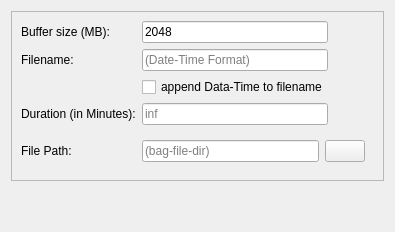
         <widget class="QWidget" name="tab_2">
          <attribute name="title">
           <string>Advanced Settings</string>
          </attribute>
          <layout class="QVBoxLayout" name="verticalLayout_5">
           <item>
            <widget class="QFrame" name="frame_3">
             <property name="frameShape">
              <enum>QFrame::StyledPanel</enum>
             </property>
             <property name="frameShadow">
              <enum>QFrame::Raised</enum>
             </property>
             <layout class="QGridLayout" name="gridLayout">
              <item row="0" column="0">
               <widget class="QLabel" name="buffer_label">
                <property name="accessibleDescription">
                 <string extracomment="In writing to disk"/>
                </property>
                <property name="text">
                 <string>Buffer size (MB):</string>
                </property>
               </widget>
              </item>
              <item row="9" column="0">
               <widget class="QLabel" name="dir_label">
                <property name="accessibleDescription">
                 <string extracomment="In writing to disk"/>
                </property>
                <property name="text">
                 <string>File Path:</string>
                </property>
               </widget>
              </item>
              <item row="0" column="2">
               <spacer name="horizontalSpacer_4">
                <property name="orientation">
                 <enum>Qt::Horizontal</enum>
                </property>
                <property name="sizeHint" stdset="0">
                 <size>
                  <width>40</width>
                  <height>20</height>
                 </size>
                </property>
               </spacer>
              </item>
              <item row="3" column="0">
               <widget class="QLabel" name="filename_label">
                <property name="accessibleDescription">
                 <string extracomment="In writing to disk"/>
                </property>
                <property name="text">
                 <string>Filename:</string>
                </property>
               </widget>
              </item>
              <item row="3" column="1">
               <widget class="QLineEdit" name="filename_lineEdit">
                <property name="sizePolicy">
                 <sizepolicy hsizetype="MinimumExpanding" vsizetype="Fixed">
                  <horstretch>0</horstretch>
                  <verstretch>0</verstretch>
                 </sizepolicy>
                </property>
                <property name="text">
                 <string/>
                </property>
                <property name="placeholderText">
                 <string>(Date-Time Format)</string>
                </property>
               </widget>
              </item>
              <item row="4" column="1">
               <widget class="QCheckBox" name="filename_td_checkBox">
                <property name="text">
                 <string>append Data-Time to filename</string>
                </property>
               </widget>
              </item>
              <item row="0" column="1">
               <widget class="QLineEdit" name="buffer_lineEdit">
                <property name="sizePolicy">
                 <sizepolicy hsizetype="Expanding" vsizetype="Fixed">
                  <horstretch>0</horstretch>
                  <verstretch>0</verstretch>
                 </sizepolicy>
                </property>
                <property name="autoFillBackground">
                 <bool>false</bool>
                </property>
                <property name="inputMethodHints">
                 <set>Qt::ImhNone</set>
                </property>
                <property name="text">
                 <string>2048</string>
                </property>
                <property name="frame">
                 <bool>true</bool>
                </property>
                <property name="cursorPosition">
                 <number>4</number>
                </property>
                <property name="placeholderText">
                 <string>2048</string>
                </property>
                <property name="cursorMoveStyle">
                 <enum>Qt::LogicalMoveStyle</enum>
                </property>
               </widget>
              </item>
              <item row="9" column="1" colspan="2">
               <widget class="QFrame" name="dir_frame">
                <property name="maximumSize">
                 <size>
                  <width>600</width>
                  <height>50</height>
                 </size>
                </property>
                <property name="frameShape">
                 <enum>QFrame::NoFrame</enum>
                </property>
                <property name="frameShadow">
                 <enum>QFrame::Raised</enum>
                </property>
                <layout class="QHBoxLayout" name="horizontalLayout_6">
                 <property name="leftMargin">
                  <number>0</number>
                 </property>
                 <item>
                  <widget class="QLineEdit" name="dir_lineEdit">
                   <property name="sizePolicy">
                    <sizepolicy hsizetype="MinimumExpanding" vsizetype="Fixed">
                     <horstretch>0</horstretch>
                     <verstretch>0</verstretch>
                    </sizepolicy>
                   </property>
                   <property name="text">
                    <string/>
                   </property>
                   <property name="placeholderText">
                    <string>(bag-file-dir)</string>
                   </property>
                  </widget>
                 </item>
                 <item>
                  <widget class="QPushButton" name="dir_button">
                   <property name="text">
                    <string/>
                   </property>
                   <property name="icon">
                    <iconset>
                     <normaloff>images/icons8-opened-folder-96.png</normaloff>images/icons8-opened-folder-96.png</iconset>
                   </property>
                  </widget>
                 </item>
                </layout>
               </widget>
              </item>
              <item row="7" column="0">
               <widget class="QLabel" name="duration_label">
                <property name="accessibleDescription">
                 <string extracomment="In writing to disk"/>
                </property>
                <property name="text">
                 <string>Duration (in Minutes):</string>
                </property>
               </widget>
              </item>
              <item row="7" column="1">
               <widget class="QLineEdit" name="duration_lineEdit">
                <property name="sizePolicy">
                 <sizepolicy hsizetype="Expanding" vsizetype="Fixed">
                  <horstretch>0</horstretch>
                  <verstretch>0</verstretch>
                 </sizepolicy>
                </property>
                <property name="autoFillBackground">
                 <bool>false</bool>
                </property>
                <property name="inputMethodHints">
                 <set>Qt::ImhNone</set>
                </property>
                <property name="text">
                 <string/>
                </property>
                <property name="frame">
                 <bool>true</bool>
                </property>
                <property name="cursorPosition">
                 <number>0</number>
                </property>
                <property name="placeholderText">
                 <string>inf</string>
                </property>
                <property name="cursorMoveStyle">
                 <enum>Qt::LogicalMoveStyle</enum>
                </property>
               </widget>
              </item>
              <item row="7" column="2">
               <spacer name="horizontalSpacer_8">
                <property name="orientation">
                 <enum>Qt::Horizontal</enum>
                </property>
                <property name="sizeHint" stdset="0">
                 <size>
                  <width>40</width>
                  <height>20</height>
                 </size>
                </property>
               </spacer>
              </item>
             </layout>
            </widget>
           </item>
           <item>
            <spacer name="verticalSpacer_2">
             <property name="orientation">
              <enum>Qt::Vertical</enum>
             </property>
             <property name="sizeHint" stdset="0">
              <size>
               <width>20</width>
               <height>40</height>
              </size>
             </property>
            </spacer>
           </item>
          </layout>
         </widget>
